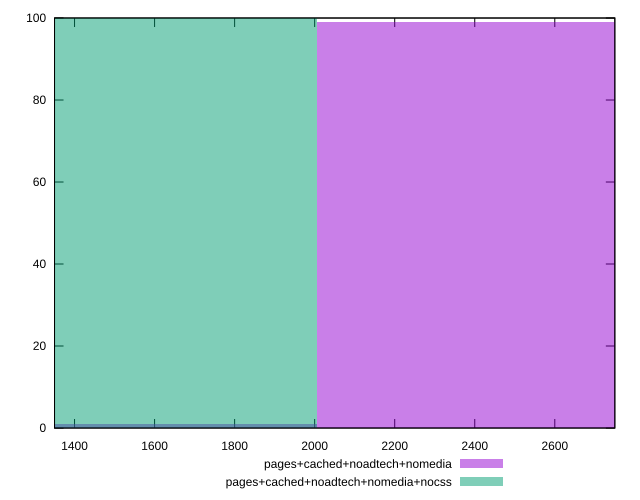

Here is the gnuplot script that generated this plot:
reset

$pagesCachedNoadtechNomedia <<EOF
2675.5620894361614 99
1337.7810447180807 1
EOF

$pagesCachedNoadtechNomediaNocss <<EOF
1337.7810447180807 100
EOF

set key outside below
set boxwidth 1337.7810447180807
set xrange [1350:2750]
set yrange [0:100]
set trange [0:100]
set style fill transparent solid 0.5 noborder
set terminal svg size 640, 500 enhanced background rgb 'white'
set output "report_00017_2021-02-10T15-08-03.406Z/uses-text-compression/comparison/histogram/3_vs_4.svg"

plot $pagesCachedNoadtechNomedia title "pages+cached+noadtech+nomedia" with boxes, \
     $pagesCachedNoadtechNomediaNocss title "pages+cached+noadtech+nomedia+nocss" with boxes

reset
